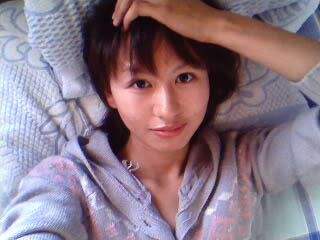
//> input picture Learning OpenCV/Chapter 4 - HighGUI/Debug/ChenLi.jpg, 320 x 240 px
$ ./Exercise_4_3 Debug/ChenLi.jpg   (built with g++ and OpenCV 4)
//> lines starting //> are read from the running program, lines starting //| are printed output that depends on the picture; after the words box and inside, x2 and y2 are one past the last pixel; in counts of white or black regions, pixels touching at a corner belong together
/////////////////////////////////////////////
// Date: 2009-10-16
// Author: Yishi Guo
//////////////////////////////////////////////////////////////////////////// Next day!
#include <cv.h>
#include <highgui.h>
#include <iostream.h>

CvRect box = cvRect( 0, 0, 0, 0 );
bool drawing_box = false;
// bool reset_image = false;

void ResetImage( const IplImage* src, IplImage* dst ) {
	cvCopyImage( src, dst );
}

void draw_box( IplImage* img, CvRect rect ) {
	cvRectangle(
		img,
		cvPoint( rect.x, rect.y ),
		cvPoint( rect.x+rect.width, rect.y+rect.height ),
		cvScalar(0x00,0x00,0xff)  // red color
	);
}

void highlight_box( IplImage* img, CvRect rect ) {
	cvSetImageROI( img, rect );
	cvAddS( img, cvScalarAll( 100 ), img );
	cvResetImageROI( img );
}

void data_result( IplImage* img, CvRect rect, IplImage* result ) {
	int data[3][8] = {{0}};
	unsigned char *point;
	for ( int i = 0; i < rect.height; ++i ) {
		for ( int j = 0; j < rect.width; ++j ) {
			point = cvPtr2D( img, rect.y+i, rect.x+j );
			for ( int k = 0; k < 3; ++k ) {
				for( int l = 0; l < 8; ++l ) {
					if ( (int)point[k] <= (l+1)*32-1 &&
						(int)point[k] >= l*32 ) {
						++data[k][l];
					}
				}
				// cout << " " << (int)point[k];
			}
			// cout << endl;
		}
		// cout << endl;
	}

	// For debug
	//

	int width = result->width;
	int height = result->height;
	int max = 0;
	int one = width / 32;

	int m,n;

	// Find max value
	//
	for ( m = 0; m < 3; ++m ) {
		for ( n = 0; n < 8; ++n ) {
			// cout << data[m][n] << " ";
			if ( data[m][n] > max ) {
				max = data[m][n];
			}
		}
		// cout << endl;
	}
	// cout << endl;

	for ( m = 0; m < 3; ++m ) {
		for ( n = 0; n < 8; ++n ) {
			int data_height = data[m][n] * height / max;
			int x = one*n*4 + one*m;
			int y = height - data_height;
			CvScalar color;
			switch ( m ) {
				case 0:
					color = cvScalar( 0xff, 0x00, 0x00 );
					break;
				case 1:
					color = cvScalar( 0x00, 0xff, 0x00 );
					break;
				case 2:
					color = cvScalar( 0x00, 0x00, 0xff );
					break;
			}

			// For debug
			//
			// cout << x << " " << y << " "
			// 	 << one << " " << data_height << endl;

			// CvRect data_rect = cvRect(x, y, one, data_height);

			/*
			cvSetImageROI( result, data_rect );
			cvSet( result, cvScalarAll(23) );
			cvResetImageROI( result );
			*/

			cvRectangle(
				result,
				cvPoint(x,y),
				cvPoint(one+x, data_height+y),
				color,
				CV_FILLED
			);
		}
	}
}


void my_mouse_callback( int event, int x, int y, int flags, void* param ) {

	IplImage* image = (IplImage*)param;

	switch( event ) {
		case CV_EVENT_LBUTTONDOWN: {
			// reset_image = true;
			drawing_box = true;
			box = cvRect( x, y, 0, 0 );
		}
		break;
		case CV_EVENT_MOUSEMOVE: {
			if ( drawing_box ) {
				// reset_image = false;
				box.width = x-box.x;
				box.height = y-box.y;
			}
		}
		break;
		case CV_EVENT_LBUTTONUP: {
			drawing_box = false;
			// reset_image = false;
			if ( box.width < 0 ) {
				box.x += box.width;
				box.width *= -1;
			}
			if ( box.height < 0 ) {
				box.y += box.height;
				box.height *= -1;
			}
			draw_box( image, box );
		}
		break;
	}
}

int main( int argc, char** argv ) {
	if ( argc >= 2 ) {
		IplImage* src = cvLoadImage( argv[1] );
//> src is the input picture: 240 rows x 320 cols, CV_8UC3; mean B, G, R 132.8, 119.9, 139
		IplImage* img = cvCloneImage( src );

		cvNamedWindow( "Exercise 4-3", CV_WINDOW_AUTOSIZE );
		cvSetMouseCallback(
			"Exercise 4-3",
			my_mouse_callback,
			(void*)img
		);

		// Part-B:
		//
		IplImage* result = cvCreateImage( cvSize(320, 240), IPL_DEPTH_32F, 3 );
		cvSetZero( result );

		cvNamedWindow( "Exercise 4-3 Result", CV_WINDOW_AUTOSIZE );
		bool show_result = false;

		while ( 1 ) {
			if ( drawing_box ) {
				ResetImage( src, img );
				draw_box( img, box );
				show_result = false;
			} else if ( box.width > 0 && box.height > 0 ) {
				ResetImage( src, img );
				highlight_box( img, box );
				if ( !show_result ) {
					cvSetZero( result );
					data_result( img, box, result );
					cvShowImage( "Exercise 4-3 Result", result );
					show_result = true;
				}
			}

			cvShowImage( "Exercise 4-3", img );

			if ( cvWaitKey(1) == 27 ) {
//> the left mouse button is pressed at (80, 60)
//> the mouse is dragged to (160, 120)
//> the mouse is dragged to (240, 180)
//> the button is released at (240, 180)
//> in draw_box, `cvRectangle( img, cvPoint( rect.x, rect.y ), cvPoint( rect.x+rect.widt..`:
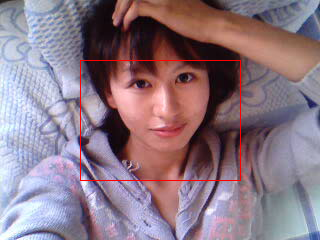
//> img: 240 rows x 320 cols, CV_8UC3; 0.73% of pixels changed, all inside (x1, y1, x2, y2) = (80, 60, 241, 181)
//> in highlight_box, `cvSetImageROI( img, rect );`:
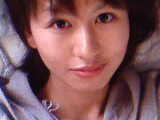
//> img: 120 rows x 160 cols, CV_8UC3; mean B, G, R 89.8, 85.3, 128.5
//> in highlight_box, `cvAddS( img, cvScalarAll( 100 ), img );`:
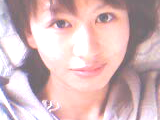
//> img: 120 rows x 160 cols, CV_8UC3; mean B, G, R 186, 183.5, 213.3
//> in highlight_box, `cvResetImageROI( img );`:
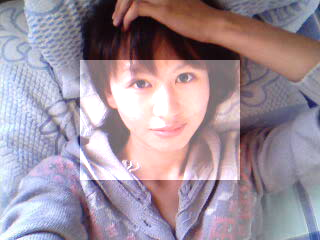
//> img: 240 rows x 320 cols, CV_8UC3; mean B, G, R 156.9, 144.5, 160.2
//> the loop in data_result, `for ( m = 0; m < 3; ++m )` made 3 passes
//> max on passes 1 to 3: 4919, 4919, 10815
//> after the loop in data_result, `for ( m = 0; m < 3; ++m )`: max = 10815
//> after the loop in data_result, `for ( m = 0; m < 3; ++m )`:
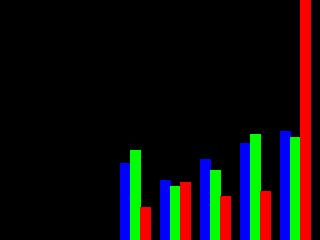
//> result: 240 rows x 320 cols, CV_32FC3; mean B, G, R 14.2, 14.5, 15.5
//> the Esc key is pressed
				break;
			}
		}

		cvReleaseImage( &src );
		cvReleaseImage( &img );
		cvDestroyWindow( "Exercise 4-3" );

		return 0;
//> (the program exits here)
